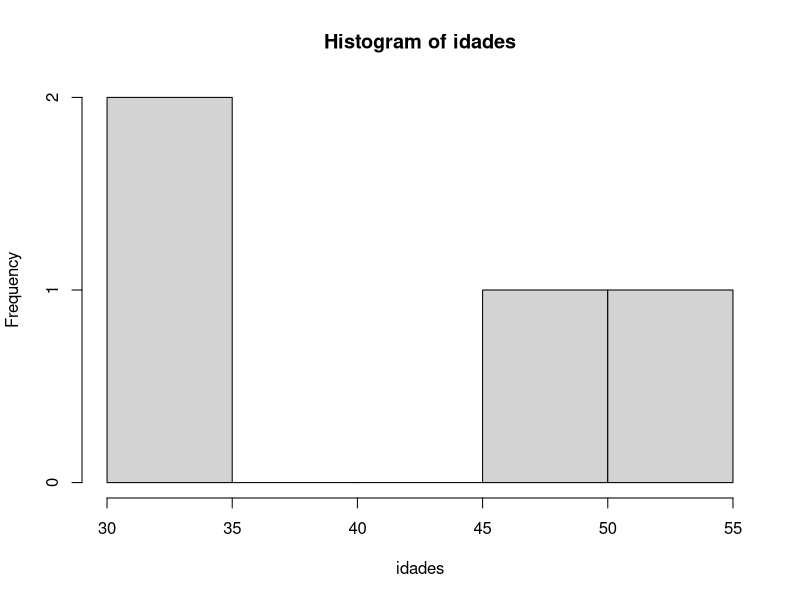

Reproduce this figure in R.
família <- c("Maria", "Cláudio", "Juninho", "Ligia")
print(família[1])
print(família[4])
idades <- c(48,51,33,31)
print (idades[1])
idades
família
print(família)
print(família)
print (idades)
teste <- c(família,idades)
print(teste)
mean(idades)
sd(idades)
hist(idades)
k <- 0
x <- c(1,2,3,4,5,6,7,8,9,10)
for (n in x){
  print (n)
  if(n %% 2==0){
    k<-k+1
  }
}
print(k)
names(idades) <- c('Maria','Cláudio','Jr','Ligia')
print(idades)


